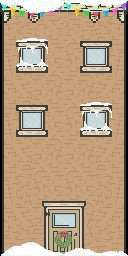

The image is a tile-based game level rendered from a .tmx file. Its description and complete source (layers, tilesets, objects, tile grids) follow:
An orthogonal 4x8 tile map with 32x32 px tiles, 6 tile layers (Tile Layer 1, Tile Layer 2, Tile Layer 3, Tile Layer 4, ...), 2 tilesets.

<map version="1.0" orientation="orthogonal" renderorder="right-down" width="4" height="8" tilewidth="32" tileheight="32" nextobjectid="1">
 <tileset firstgid="1" name="testsprite" tilewidth="32" tileheight="32">
  <image source="../tiled/testsprite.png" width="640" height="640" />
 </tileset>
 <tileset firstgid="401" name="testspriteevil" tilewidth="32" tileheight="32">
  <image source="../tiled/testspriteevil.png" width="640" height="640" />
 </tileset>
 <layer name="Tile Layer 1" width="4" height="8">
  <data>
   <tile gid="1" />
   <tile gid="2" />
   <tile gid="5" />
   <tile gid="6" />
   <tile gid="9" />
   <tile gid="11" />
   <tile gid="11" />
   <tile gid="8" />
   <tile gid="29" />
   <tile gid="31" />
   <tile gid="31" />
   <tile gid="28" />
   <tile gid="9" />
   <tile gid="11" />
   <tile gid="11" />
   <tile gid="8" />
   <tile gid="29" />
   <tile gid="31" />
   <tile gid="31" />
   <tile gid="28" />
   <tile gid="9" />
   <tile gid="11" />
   <tile gid="11" />
   <tile gid="8" />
   <tile gid="29" />
   <tile gid="31" />
   <tile gid="31" />
   <tile gid="28" />
   <tile gid="33" />
   <tile gid="34" />
   <tile gid="35" />
   <tile gid="38" />
  </data>
 </layer>
 <layer name="Tile Layer 2" width="4" height="8">
  <data>
   <tile gid="0" />
   <tile gid="0" />
   <tile gid="0" />
   <tile gid="0" />
   <tile gid="92" />
   <tile gid="93" />
   <tile gid="92" />
   <tile gid="93" />
   <tile gid="112" />
   <tile gid="113" />
   <tile gid="112" />
   <tile gid="113" />
   <tile gid="92" />
   <tile gid="93" />
   <tile gid="92" />
   <tile gid="93" />
   <tile gid="112" />
   <tile gid="113" />
   <tile gid="112" />
   <tile gid="113" />
   <tile gid="0" />
   <tile gid="0" />
   <tile gid="0" />
   <tile gid="0" />
   <tile gid="0" />
   <tile gid="19" />
   <tile gid="20" />
   <tile gid="0" />
   <tile gid="0" />
   <tile gid="39" />
   <tile gid="40" />
   <tile gid="0" />
  </data>
 </layer>
 <layer name="Tile Layer 3" width="4" height="8">
  <data>
   <tile gid="0" />
   <tile gid="0" />
   <tile gid="0" />
   <tile gid="0" />
   <tile gid="0" />
   <tile gid="0" />
   <tile gid="0" />
   <tile gid="0" />
   <tile gid="0" />
   <tile gid="0" />
   <tile gid="0" />
   <tile gid="0" />
   <tile gid="0" />
   <tile gid="0" />
   <tile gid="0" />
   <tile gid="0" />
   <tile gid="0" />
   <tile gid="0" />
   <tile gid="0" />
   <tile gid="0" />
   <tile gid="0" />
   <tile gid="0" />
   <tile gid="0" />
   <tile gid="0" />
   <tile gid="0" />
   <tile gid="0" />
   <tile gid="0" />
   <tile gid="0" />
   <tile gid="0" />
   <tile gid="57" />
   <tile gid="58" />
   <tile gid="0" />
  </data>
 </layer>
 <layer name="Tile Layer 4" width="4" height="8">
  <data>
   <tile gid="0" />
   <tile gid="0" />
   <tile gid="0" />
   <tile gid="0" />
   <tile gid="242" />
   <tile gid="243" />
   <tile gid="0" />
   <tile gid="0" />
   <tile gid="262" />
   <tile gid="263" />
   <tile gid="0" />
   <tile gid="0" />
   <tile gid="0" />
   <tile gid="0" />
   <tile gid="242" />
   <tile gid="243" />
   <tile gid="0" />
   <tile gid="0" />
   <tile gid="262" />
   <tile gid="263" />
   <tile gid="0" />
   <tile gid="0" />
   <tile gid="0" />
   <tile gid="0" />
   <tile gid="0" />
   <tile gid="0" />
   <tile gid="0" />
   <tile gid="0" />
   <tile gid="271" />
   <tile gid="272" />
   <tile gid="273" />
   <tile gid="274" />
  </data>
 </layer>
 <layer name="Tile Layer 5" width="4" height="8">
  <data>
   <tile gid="224" />
   <tile gid="225" />
   <tile gid="224" />
   <tile gid="225" />
   <tile gid="0" />
   <tile gid="0" />
   <tile gid="0" />
   <tile gid="0" />
   <tile gid="0" />
   <tile gid="0" />
   <tile gid="0" />
   <tile gid="0" />
   <tile gid="0" />
   <tile gid="0" />
   <tile gid="0" />
   <tile gid="0" />
   <tile gid="0" />
   <tile gid="0" />
   <tile gid="0" />
   <tile gid="0" />
   <tile gid="0" />
   <tile gid="0" />
   <tile gid="0" />
   <tile gid="0" />
   <tile gid="0" />
   <tile gid="0" />
   <tile gid="0" />
   <tile gid="0" />
   <tile gid="0" />
   <tile gid="0" />
   <tile gid="0" />
   <tile gid="0" />
  </data>
 </layer>
 <layer name="Tile Layer 6" width="4" height="8">
  <data>
   <tile gid="394" />
   <tile gid="395" />
   <tile gid="374" />
   <tile gid="375" />
   <tile gid="0" />
   <tile gid="0" />
   <tile gid="0" />
   <tile gid="0" />
   <tile gid="0" />
   <tile gid="0" />
   <tile gid="0" />
   <tile gid="0" />
   <tile gid="0" />
   <tile gid="0" />
   <tile gid="0" />
   <tile gid="0" />
   <tile gid="0" />
   <tile gid="0" />
   <tile gid="0" />
   <tile gid="0" />
   <tile gid="0" />
   <tile gid="0" />
   <tile gid="0" />
   <tile gid="0" />
   <tile gid="0" />
   <tile gid="0" />
   <tile gid="0" />
   <tile gid="0" />
   <tile gid="0" />
   <tile gid="0" />
   <tile gid="0" />
   <tile gid="0" />
  </data>
 </layer>
</map>
